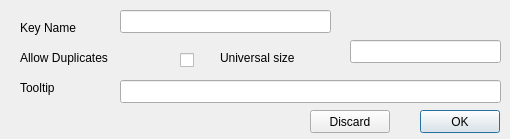
<?xml version="1.0" encoding="UTF-8"?>
<ui version="4.0">
 <class>ZKeyDLg</class>
 <widget class="QDialog" name="ZKeyDLg">
  <property name="geometry">
   <rect>
    <x>0</x>
    <y>0</y>
    <width>510</width>
    <height>139</height>
   </rect>
  </property>
  <property name="windowTitle">
   <string>Dialog</string>
  </property>
  <widget class="QLineEdit" name="KeyNameLEd">
   <property name="geometry">
    <rect>
     <x>120</x>
     <y>10</y>
     <width>211</width>
     <height>23</height>
    </rect>
   </property>
  </widget>
  <widget class="QLabel" name="label">
   <property name="geometry">
    <rect>
     <x>20</x>
     <y>20</y>
     <width>91</width>
     <height>16</height>
    </rect>
   </property>
   <property name="text">
    <string>Key Name</string>
   </property>
  </widget>
  <widget class="QCheckBox" name="DuplicatesCHk">
   <property name="geometry">
    <rect>
     <x>180</x>
     <y>50</y>
     <width>79</width>
     <height>21</height>
    </rect>
   </property>
   <property name="text">
    <string/>
   </property>
  </widget>
  <widget class="QLabel" name="label_2">
   <property name="geometry">
    <rect>
     <x>20</x>
     <y>50</y>
     <width>141</width>
     <height>16</height>
    </rect>
   </property>
   <property name="text">
    <string>Allow Duplicates</string>
   </property>
  </widget>
  <widget class="QPushButton" name="OKBTn">
   <property name="geometry">
    <rect>
     <x>420</x>
     <y>110</y>
     <width>80</width>
     <height>23</height>
    </rect>
   </property>
   <property name="text">
    <string>OK</string>
   </property>
  </widget>
  <widget class="QPushButton" name="DisguardBTn">
   <property name="geometry">
    <rect>
     <x>310</x>
     <y>110</y>
     <width>80</width>
     <height>23</height>
    </rect>
   </property>
   <property name="text">
    <string>Discard</string>
   </property>
  </widget>
  <widget class="QLineEdit" name="TooltipLEd">
   <property name="geometry">
    <rect>
     <x>120</x>
     <y>80</y>
     <width>381</width>
     <height>23</height>
    </rect>
   </property>
  </widget>
  <widget class="QLabel" name="label_3">
   <property name="geometry">
    <rect>
     <x>20</x>
     <y>80</y>
     <width>91</width>
     <height>16</height>
    </rect>
   </property>
   <property name="text">
    <string>Tooltip</string>
   </property>
  </widget>
  <widget class="QLabel" name="label_4">
   <property name="geometry">
    <rect>
     <x>220</x>
     <y>50</y>
     <width>141</width>
     <height>16</height>
    </rect>
   </property>
   <property name="text">
    <string>Universal size</string>
   </property>
  </widget>
  <widget class="QLineEdit" name="KeySizeLEd">
   <property name="geometry">
    <rect>
     <x>350</x>
     <y>40</y>
     <width>151</width>
     <height>23</height>
    </rect>
   </property>
  </widget>
 </widget>
 <tabstops>
  <tabstop>KeyNameLEd</tabstop>
  <tabstop>DuplicatesCHk</tabstop>
  <tabstop>TooltipLEd</tabstop>
  <tabstop>OKBTn</tabstop>
  <tabstop>DisguardBTn</tabstop>
 </tabstops>
 <resources/>
 <connections/>
</ui>
